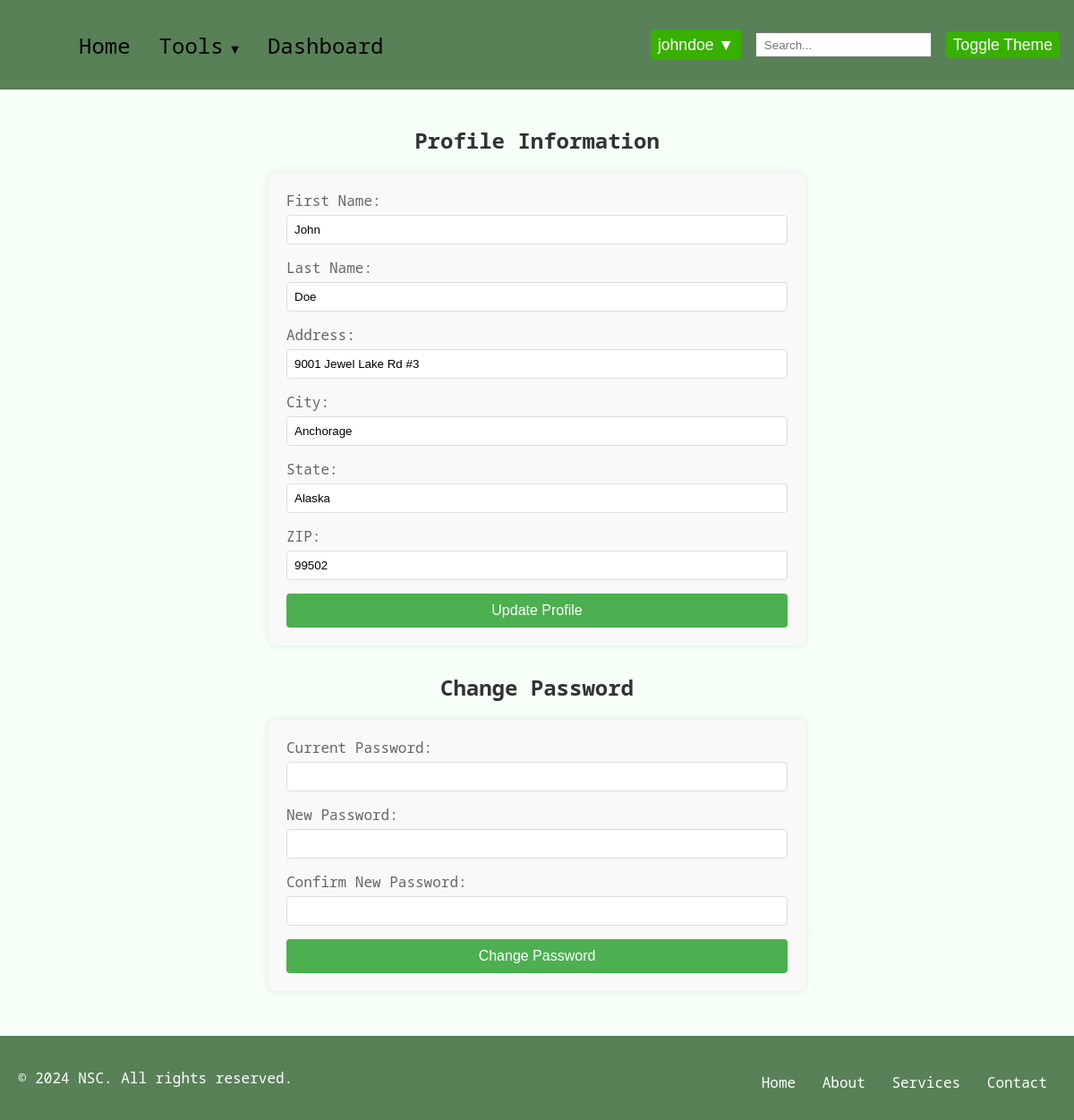
Page /profile (signed in) on the earlier database version.
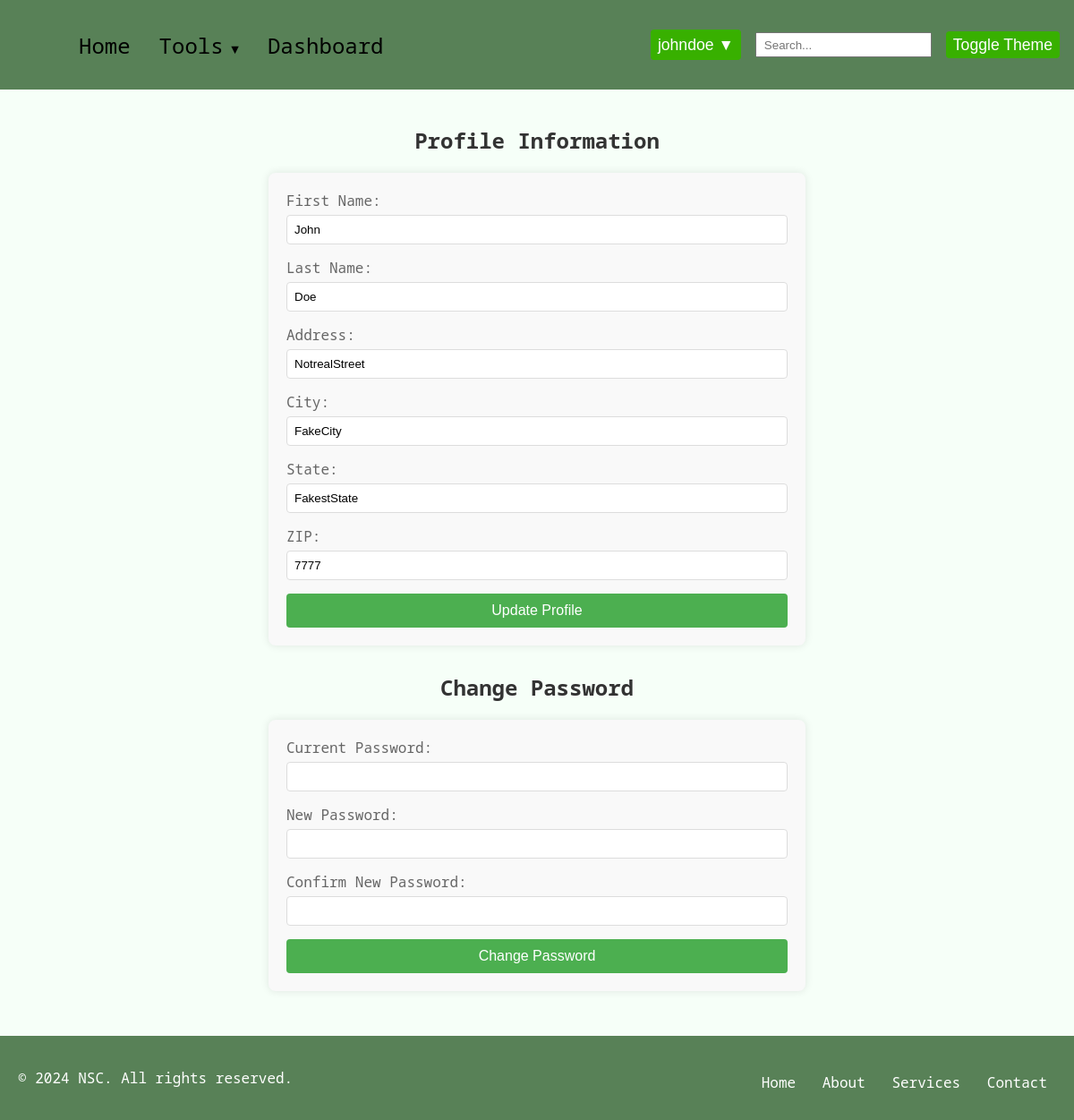
Same page on the later database version.
### model/model.py (models this page shows, shortened)
class User(db.Model):
    __tablename__ = "users"
    id = db.Column(db.Integer, primary_key=True, autoincrement=True)
    fname = db.Column(db.String(50), nullable=False)
    lname = db.Column(db.String(50), nullable=False)
    address = db.Column(db.String(200), nullable=False)
    city = db.Column(db.String(50), nullable=False)
    state = db.Column(db.String(50), nullable=False)
    zip = db.Column(db.String(10), nullable=False)
    username = db.Column(db.String(50), unique=True, nullable=False)
    email = db.Column(db.String(100), unique=True, nullable=False)
    password = db.Column("password", db.String(128), nullable=False)
    role = db.Column(db.String(20), nullable=False)
    usage_logs = db.relationship(
        "UsageLog", back_populates="user", cascade="all, delete-orphan"
    )
    tool_access = db.relationship(
        "ToolAccess", back_populates="user", cascade="all, delete-orphan"
    )
    __mapper_args__ = {"polymorphic_identity": "user", "polymorphic_on": role}

### main.py (the view)
    @app.route("/profile", methods=["GET"])
    def profile():
        if "logged_in" in session:
            username = session.get("username")
            if username:
                user = User.query.filter_by(username=username).first()
                if user:
                    return render_template("profile.html", user=user)
                else:
                    flash("User not found. Please log in again.", "error")
                    return redirect(url_for("logout"))
            else:
                flash("Session error. Please log in again.", "error")
                return redirect(url_for("logout"))
        return redirect(url_for("login"))

### templates/profile.html
{% extends "base.html" %}
{% block styles %}
<link rel="stylesheet" href="{{ url_for('static', filename='css/profile.css') }}">
{% endblock %}
{% block content %}
<div class="profile-container">
    <h2 class="profile-heading">Profile Information</h2>
    <form class="profile-form" action="{{ url_for('update_profile') }}" method="post">
        <div class="profile-form-group">
            <label for="fname" class="profile-label">First Name:</label>
            <input type="text" id="fname" name="fname" value="{{ user.fname }}" required class="profile-input">
        </div>
        <div class="profile-form-group">
            <label for="lname" class="profile-label">Last Name:</label>
            <input type="text" id="lname" name="lname" value="{{ user.lname }}" required class="profile-input">
        </div>
        <div class="profile-form-group">
            <label for="address" class="profile-label">Address:</label>
            <input type="text" id="address" name="address" value="{{ user.address }}" required class="profile-input">
        </div>
        <div class="profile-form-group">
            <label for="city" class="profile-label">City:</label>
            <input type="text" id="city" name="city" value="{{ user.city }}" required class="profile-input">
        </div>
        <div class="profile-form-group">
            <label for="state" class="profile-label">State:</label>
            <input type="text" id="state" name="state" value="{{ user.state }}" required class="profile-input">
        </div>
        <div class="profile-form-group">
            <label for="zip" class="profile-label">ZIP:</label>
            <input type="text" id="zip" name="zip" value="{{ user.zip }}" required class="profile-input">
        </div>
        <button type="submit" class="profile-button">Update Profile</button>
    </form>
    <h2 class="profile-heading">Change Password</h2>
    <form class="password-form" action="{{ url_for('change_password') }}" method="post">
        <div class="profile-form-group">
            <label for="current_password" class="profile-label">Current Password:</label>
            <input type="password" id="current_password" name="current_password" required class="profile-input">
        </div>
        <div class="profile-form-group">
            <label for="new_password" class="profile-label">New Password:</label>
            <input type="password" id="new_password" name="new_password" required class="profile-input">
        </div>
        <div class="profile-form-group">
            <label for="confirm_new_password" class="profile-label">Confirm New Password:</label>
            <input type="password" id="confirm_new_password" name="confirm_new_password" required class="profile-input">
        </div>
        <button type="submit" class="profile-button">Change Password</button>
    </form>
</div>
{% endblock %}

### templates/base.html (shortened to what this page needs)
<!DOCTYPE html>
<html lang="en">
  <head>
    <link
      rel="stylesheet"
      href="{{ url_for('static', filename='css/base.css') }}"
    />
    {% block styles %} {% endblock %}
  </head>
  <body class="light-theme">
    <nav class="navbar">
      <div class="navbar-container">
        <div class="navbar-collapse" id="navbar-collapse">
          <ul class="navbar-nav">
            <li class="nav-item">
              <a href="{{ url_for('index') }}" class="nav-link">Home</a>
            </li>
            {% if 'logged_in' in session %}
            <li class="nav-item dropdown">
              <a href="#" class="nav-link dropdown-toggle">Tools</a>
            </li>
            <li class="nav-item">
              <a href="{{ url_for('user_dashboard') }}" class="nav-link"
                >Dashboard</a
              >
            </li>
            {% endif %}
          </ul>
          <div class="navbar-right">
            {% if 'logged_in' in session %}
            <div class="user-dropdown">
              <button class="dropbtn">
                {{ session.get('username', 'User') }} ▼
              </button>
            </div>
            {% else %}
            <a href="{{ url_for('login') }}" class="btn">Login</a>
            <a href="{{ url_for('register_step1') }}" class="btn">Sign Up</a>
            {% endif %}
            <input type="text" class="search-bar" placeholder="Search..." />
            <button class="base-toggle-btn">Toggle Theme</button>
          </div>
        </div>
      </div>
    </nav>
    <div class="container">
       {% block content %} {% endblock %}
    </div>
    {% block footer %}
    <footer class="site-footer">
      <div class="footer-container">
        <p>&copy; 2024 NSC. All rights reserved.</p>
        <nav class="footer-nav">
          <ul>
            <li><a href="#">Home</a></li>
            <li><a href="#">About</a></li>
            <li><a href="#">Services</a></li>
            <li><a href="#">Contact</a></li>
          </ul>
        </nav>
      </div>
    </footer>
    {% endblock %}
  </body>
</html>

### static/css/base.css (style rules this page uses)
html, body { height: 100%; margin: 0; display: flex; flex-direction: column; }
.container { flex: 1; }
.light-theme { font-family: 'Noto Sans Mono', monospace; background-color: #f6fff8; }
.navbar { background-color: #588157; padding: 0.3rem 1rem; position: relative; }
.navbar-container { display: flex; align-items: center; justify-content: space-between; }
.navbar-collapse { display: flex; align-items: center; width: 100%; }
.navbar-nav { list-style: none; display: flex; align-items: center; flex-grow: 1; font-size: 1.5em; margin-left: 1rem; }
.nav-item { position: relative; }
.nav-link { display: block; padding: 0.3rem 1rem; color: #000; text-decoration: none; }
.dropdown { position: relative; }
.dropdown-toggle::after { content: ' ▼'; font-size: 0.6em; }
.navbar-right { display: flex; align-items: center; font-size: 1.1em; }
.search-bar { padding: 0.3rem 0.5rem; margin-right: 1rem; }
.base-toggle-btn { padding: 0.3rem 0.5rem; cursor: pointer; border: none; background-color: #38b000; color: #fff; border-radius: 0.25rem; font-size: 1em; }
.user-dropdown { position: relative; display: inline-block; }
.dropbtn { background-color: #4caf50; color: white; padding: 10px; font-size: 16px; border: none; cursor: pointer; }
.user-dropdown { margin-right: 1rem; }
.dropbtn { padding: 0.4rem 0.5rem; cursor: pointer; border: none; background-color: #38b000; color: #fff; border-radius: 0.25rem; font-size: 1em; }
.navbar-nav { justify-content: flex-start; }
.navbar-right { justify-content: flex-end; }
.site-footer { background-color: var( --footer-background-color, #588157 ); font-family: 'Noto Sans Mono', monospace; padding: 20px; text-align: center; }
.footer-container { display: flex; flex-direction: column; justify-content: center; align-items: center; color: var(--footer-text-color, white); }
.footer-nav ul { list-style-type: none; padding: 0; margin: 10px 0 0; }
.footer-nav ul li { display: inline; margin: 0 10px; }
.footer-nav ul li a { color: var(--footer-text-color, white); text-decoration: none; transition: color 0.3s ease; }
@media (min-width: 768px) { .footer-container { flex-direction: row; justify-content: space-between; } }

### static/css/profile.css (style rules this page uses)
.profile-container { max-width: 600px; margin: 0 auto; padding: 20px; font-family: 'Noto Sans Mono', sans-serif; }
.profile-heading { text-align: center; color: #333; margin-bottom: 20px; }
.profile-form, .password-form { background-color: #f9f9f9; border-radius: 8px; box-shadow: 0 0 10px rgba(0, 0, 0, 0.1); padding: 20px; margin-bottom: 30px; }
.profile-form-group { margin-bottom: 15px; }
.profile-label { display: block; margin-bottom: 5px; color: #666; }
.profile-input { width: 100%; padding: 8px; border: 1px solid #ddd; border-radius: 4px; box-sizing: border-box; }
.profile-button { width: 100%; padding: 10px; background-color: #4CAF50; color: white; border: none; border-radius: 4px; cursor: pointer; font-size: 16px; }

Differences in the rows shown:
changed User "johndoe": address "9001 Jewel Lake Rd #3" → "NotrealStreet"; city "Anchorage" → "FakeCity"; state "Alaska" → "FakestState"; zip "99502" → "7777"
